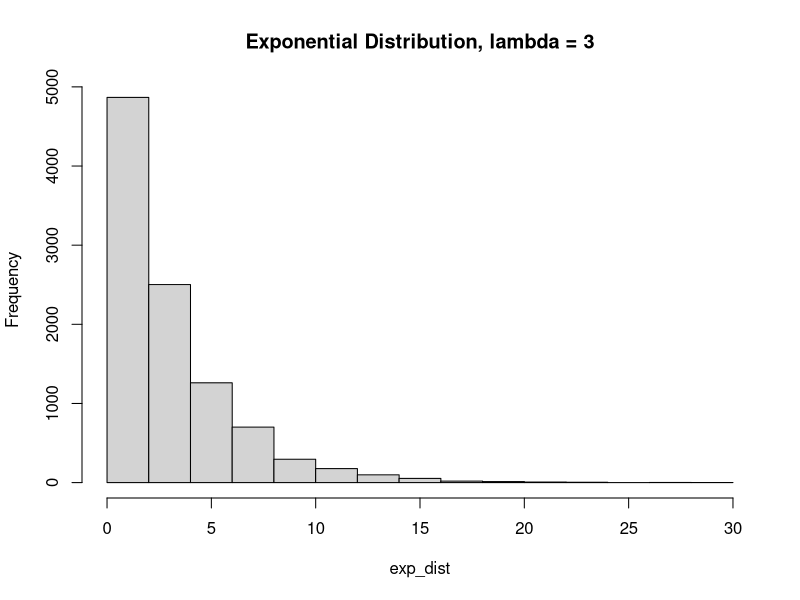
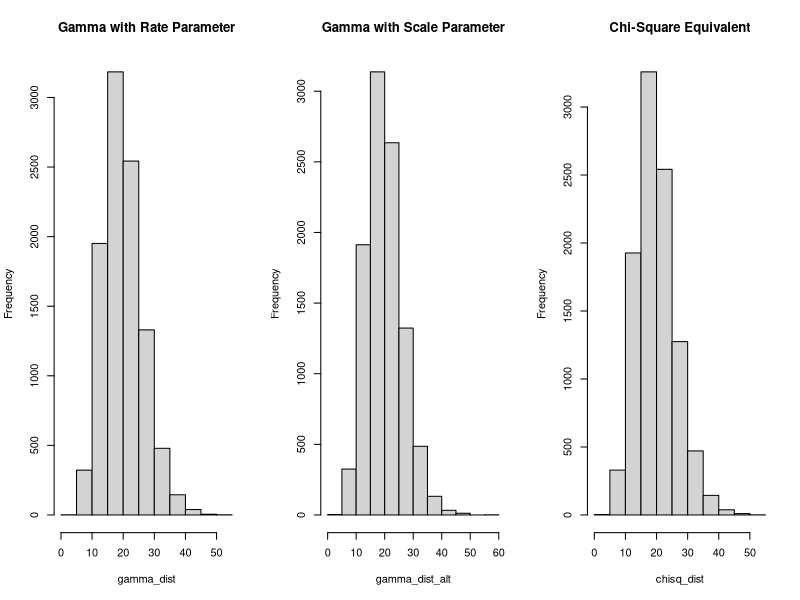
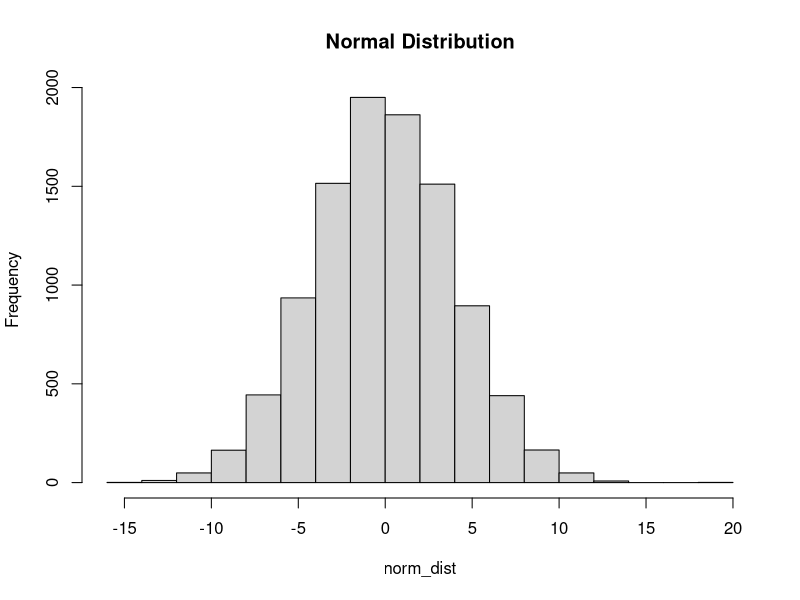

Source code (R) for these figures, in order: (Note: a time limit stopped this script after it produced the figures.)
###############################################
## PURPOSE: Demonstration of Simulations for ##
##          Linear Models                    ##
## BY:      Kevin Josey                      ##
###############################################

# Dependencies ------------------------------------------------------------

library(nlme) # for gls()
library(lme4) # for lmer()
set.seed(06041987)


# Generating Random Variables ---------------------------------------------

n <- 10000

## Continuous Random Variables

# Exponential
exp_dist <- rexp(n, rate = 1/3)
hist(exp_dist, main = "Exponential Distribution, lambda = 3")

# Gamma
par(mfrow = c(1,3))
gamma_dist <- rgamma(n, shape = 20/2, rate = 1/2)
hist(gamma_dist, main = "Gamma with Rate Parameter")
gamma_dist_alt <- rgamma(n, shape = 20/2, scale = 2)
hist(gamma_dist_alt, main = "Gamma with Scale Parameter")

# Chi-square: special case of gamma
chisq_dist <- rchisq(n, df = 20)
hist(chisq_dist, main = "Chi-Square Equivalent")

# Normal
par(mfrow = c(1,1))
norm_dist <- rnorm(n, mean = 0, sd = 4)
hist(norm_dist, main = "Normal Distribution")

## Discrete Random Variables

# Poisson
pois_dist <- rpois(n, lambda = 4)
table(pois_dist)

# Bernoulli
bern_dist <- rbinom(n, size = 1, prob = 1/3)
table(bern_dist)


# Probability Integral Transformation -------------------------------------

U <- runif(n)

# Exponential
lambda <- 3
Y <- -lambda*log(1-U)
mean(Y) # lambda
var(Y) # lambda^2

# f(x) = 1/2 cos(x); F(X) = 1/2 sin(X) + 1/2; -pi/2 < X < pi/2

X <- asin(2*U - 1)
mean(X) # mu = 0
var(X) # var = 1/4*(pi^2-8)


# General Linear Model ----------------------------------------------------

## One-way ANOVA

rm(list = ls())

# Design Matrix
n1 <- 15 # sample size for group 1
n2 <- 20 # sample size for group 2
n3 <- 25 # sample size for group 3
n <- n1 + n2 + n3

grp <- factor( rep(1:3, times = c(n1,n2,n3)) )
X <- model.matrix(~ 0 + grp) 
# cell means coding (only time I will use this)

# Random Reponses
e <- rnorm(nrow(X), sd = 1.5) # mse = 2.25
mu <- c(1,1,2) # parameters

y <- X %*% mu + e

# Fitting the Model
one.way.fit <- lm(y ~ 0 + grp) # note that we remove the intercept
summary(one.way.fit)

# ANOVA by Hand
C <- rbind(c(1, -1, 0),
           c(1, 0, -1)) # contrast matrix
mu.hat <- solve(t(X) %*% X) %*% t(X) %*% y # OLS estimator
rmse <- t(y - X %*% mu.hat) %*% (y - X %*% mu.hat) / (n - 3) # residual mse

I <- diag(1, nrow = n, ncol = n)
proj.mat <- X %*% solve(t(X) %*% X) %*% t(X) # projection matrix
rmse.alt <- t(y) %*% (I - proj.mat) %*% y / (n - 3) # alternative rmse

mu.0 <- c(1,1,1) # null hypothesis
mu.var <- solve(t(X) %*% X) * as.vector(rmse) # variance of mu.hat

wald.stat <- t(C %*% (mu.hat - mu.0)) %*% solve(C %*% mu.var %*% t(C)) %*% (C %*% (mu.hat - mu.0)) / 2 # Wald statistic

pval <- pf(wald.stat, 2, 57, lower.tail = FALSE) # p-value

anova(lm(y ~ grp)) # check

## Two-Way ANOVA w/ interaction

rm(list = ls())

# Design Matrix (factor 1: 3 lvls, factor 2: 2 levels, balanced design)
n1 <- 30
n2 <- 30
n3 <- 30

m1 <- m2 <- 45

a1 <- factor( rep(1:3, times = c(n1,n2,n3)) )
a2 <- factor( rep(1:2, times = (m1 + m2)/2) )

X <- model.matrix(~ a1*a2) # reference cell coding, full rank matrix

# Response
e <- rnorm(nrow(X), sd = 1.5) # MSE = 2.25; independence
beta <- c(10, 1, -1, 2, 0.5, -0.5) # c(int, factor1.2, factor1.3, factor2.2, factor1.2:factor2.2, factor1.3:factor2.2)

y <- X %*% beta + e

# Fitting the Model
two.way.fit <- lm(y ~ a1*a2)
anova(two.way.fit)
summary(two.way.fit)

## ANCOVA

# Design Matrix
n1 <- 50
n2 <- 50

grp <- factor( rep(c(1,2), times = c(n1,n2)) )
cv <- rnorm(n1 + n2, mean = 2, sd = 1)
X <- model.matrix(~ grp + cv) # reference cell coding

# Response
e <- rnorm(nrow(X), sd = 2) # mse = 4
beta <- c(10, 0.8, 0.1) 

y <- X %*% beta + e

# Fitting the Model
ancova.fit <- lm(y ~ grp + cv)
summary(ancova.fit)


# Repeated Measures ANOVA ----------------------------------------------

rm(list = ls())

p <- 2 # repeated measurements

# Covariance Matrix
R <- matrix(1, nrow = p, ncol = p)
G <- diag(2, nrow = p, ncol = p)

V <- R + G # W/I subject covariance

# Design Matrix
n1 <- 100 # sample size for group 1
n2 <- 100 # sample size for group 2
n3 <- 100 # sample size for group 3
n <- n1 + n2 + n3

grp <- factor( rep(1:3, times = c(n1*p,n2*p,n3*p)) )
time <- factor( rep(1:p, times = n) )
X <- model.matrix(~ grp*time) # reference cell coding
id <- rep(1:n, each = p) # id indexing clusters

# Responses
beta <- c(10, 1, 2, 0.2, -0.1, 0.1) 
# c(int, grp2, grp3, time2, grp2*time2, grp3*time2)

E <- matrix(NA, nrow = n, ncol = p)
# vectorizing the error matrix only works when each
# independent sampling unit has an equal number of planned 
# repeated measurements.

for (i in 1:n) {
  
  E[i,] <- t(chol(V)) %*% rnorm(p, mean = 0, sd = 1)
  # want L not U in LU Decomposition; use unit variance
  
}

e <- as.vector(t(E)) # vectorize by rows of the error matrix 
y <- X %*% beta + e

# Fit Mixed Model
cs.fit <- gls(y ~ grp*time, correlation = corCompSymm(form = ~1|id)) # generalized least squares (nlme)
summary(cs.fit) # ICC = 1/(1+2) = 0.3333 = rho
anova(cs.fit)

# Difference in Differences Hypothesis by Hand ( test interactions )

L <- rbind(c(0,0,0,0,1,0),
           c(0,0,0,0,0,1)) # contrast matrix

nu.e = n - 3 # residual degrees of freedom
nu.1 = 2 # numerator degrees of freedom
nu.2 = nu.e - 1 + 1 # denominator defrees of freedom

beta.hat <- coef(cs.fit) # estimate
theta.hat <- L %*% beta.hat # contrast estimates
theta.0 <- as.matrix( c(0, 0) ) # null hypothesis

# if you can find a better way of extract the covariance estimate, please let me know
V.tmp <- matrix(coef(cs.fit$modelStruct$corStruct, unconstrained = FALSE), nrow = p, ncol = p) 
diag(V.tmp) <- 1
V.hat <- V.tmp*cs.fit$sigma^2 # within subject variance estimate
Sig.hat = kronecker(diag(1, nrow = n, ncol = n), V.hat) # expand V

wald.var <- solve(L %*% solve(t(X) %*% solve(Sig.hat) %*% X) %*% t(L)) # variance of theta.hat
wald.stat <- t(theta.hat - theta.0) %*% wald.var %*% (theta.hat - theta.0) / nu.1 # wald statistic

pval <- pf(wald.stat, nu.1, nu.2, lower.tail = FALSE) # p-value


# Linear Mixed Effects Model ----------------------------------------------

# Using everything from before but fitting a random intercept model 
# instead of a "compound symmetric pattern" model

d <- rep(rnorm(n, 0, sqrt(1)), each = p)
e <- rnorm(n*p, 0, sqrt(2)) 
# Same ICC as the covariance pattern model,
# errors are independent,
# between cluster heterogeneity is expressed in the random effect

y_n <- X %*% beta + d + e # Z_{ij} = 1 for all i,j

# Fit Model
rand.int.fit <- lmer(y_n ~ grp*time + (1|id)) # using lme4 package
summary(rand.int.fit) # Same distribution as cs.fit response variable


# Power and Sample Size ---------------------------------------------------

## Power

# Monte Carlo Simulation for Power
# Fix: sample size, nuisance parameters, covariates
# For each true beta (effect size more or less):
# (1) Generate 10,000 samples. 
# (2) Run the desired hypothesis test for each sample.
# (3) Save whether you rejected the null or not.
# (4) Proportion of samples that reject is the empirical power

rm(list = ls())

# One-Way ANOVA

iter <- 10000 # no. of iterations
n1 <- 15 # sample size group 1
n2 <- 20 # sample size group 2
n3 <- 25 # sample size group 3

grp <- factor( rep(1:3, times = c(n1,n2,n3)) )
X <- model.matrix(~ grp) # Reference Cell Coding

sd <- 3 # MSE = 9, independent
scen <- seq(0, 3, by = 0.5)

out <- vector(mode = "numeric", length = length(scen)) # initialize output

for(j in 1:length(scen)) { # nested for loops are bad, see if you can't improve this with the apply class of functions
  
  beta <- c(1, 0, scen[j]) # concentrated effects
  n.reject <- 0 # initialize rejection count

  for (i in 1:iter) {
  
    e <- rnorm(nrow(X), sd = sd) # residual error
    y <- X %*% beta + e
  
    fit <- lm(y ~ grp) # fitted model
    a <- anova(fit)
  
    n.reject <- n.reject + ( a$`F value`[1] > qf(0.95, 2, 57) ) 
    # ndf = rank(C) = 2, ddf = N - rank(X) = 60 - 3 = 57
  
  }
  
  out[j] <- n.reject/iter
    
}

pow <- cbind(scen, out)
plot(out ~ scen, data = pow, type = "l", lwd = 2,
     ylab = "Power", xlab = "Concentrated Effect Size", 
     main = "Power with Respect to Concentrated Effects")
abline(h = 0.8, col = "red", lty = 3, lwd = 2)
segments(x0 = 2.5, y0 = -0.1, y1 = 0.8, lty = 3, col = "red", lwd = 2)

## Sample Size

# Consider an equal allocation study (group sample sizes are equal)
# Fix: effect parameters, nuisance parameters, covariates
# Same procedure as sample size

rm(list = ls())

# One-Way ANOVA

iter <- 10000 # no. of iterations
sd <- 3 # mse = 9
try.n <- seq(5, 50, by = 5) # test different sample sizes
beta <- c(1, 0, 2) # note this is our "effect size"

out <- vector(mode = "numeric", length = length(try.n)) # initialize output

for(j in 1:length(try.n)) { # nested for loops are bad, see if you can't improve this with the apply class of functions
  
  n <- try.n[j]
  grp <- factor( rep(1:3, each = n) )
  X <- model.matrix(~ grp) # Reference Cell Coding
  n.reject <- 0 # initialize rejection count
  
  for (i in 1:iter) {
    
    e <- rnorm(nrow(X), sd = sd) 
    y <- X %*% beta + e
    
    fit <- lm(y ~ grp) # fitted model
    a <- anova(fit)
    
    n.reject <- n.reject + ( a$`F value`[1] > qf(0.95, 2, 57) ) 
    # ndf = rank(C) = 2, ddf = N - rank(X) = 60 - 3 = 57
    
  }
  
  out[j] <- n.reject/iter
  
}

samp.size <- cbind(try.n, out)
